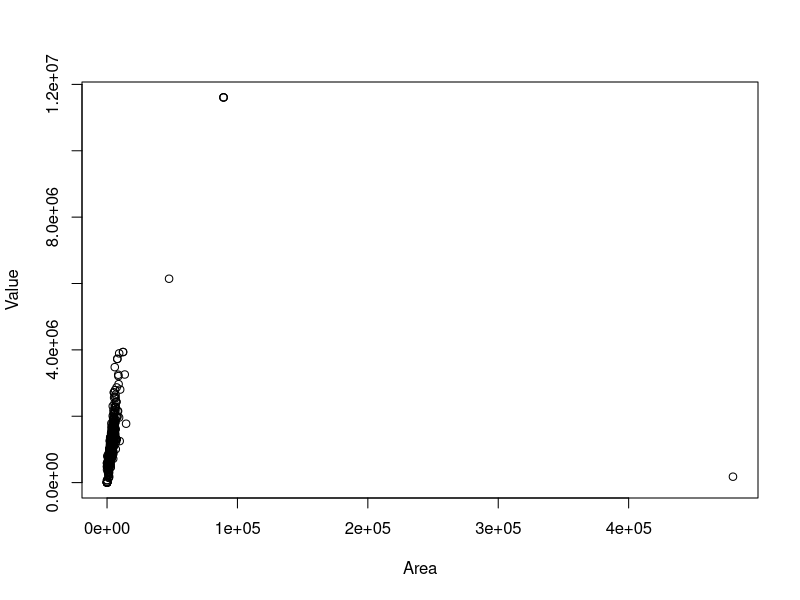
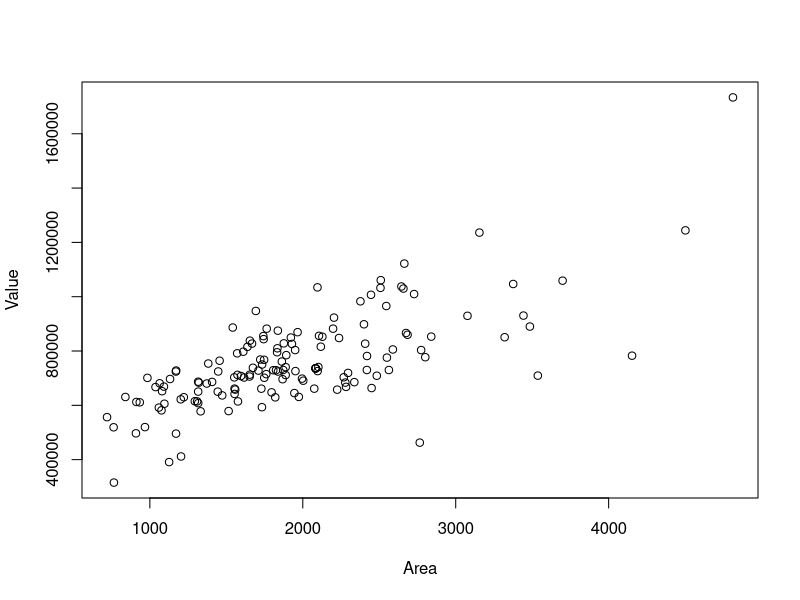
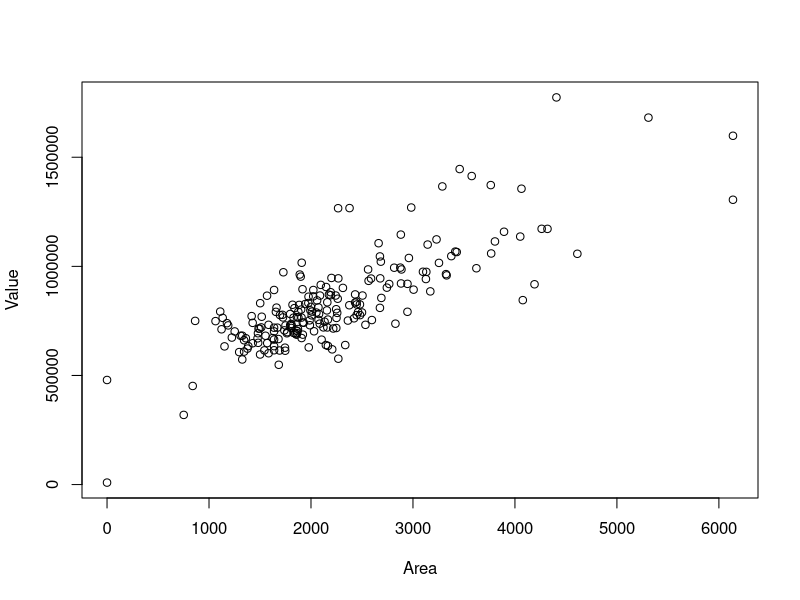
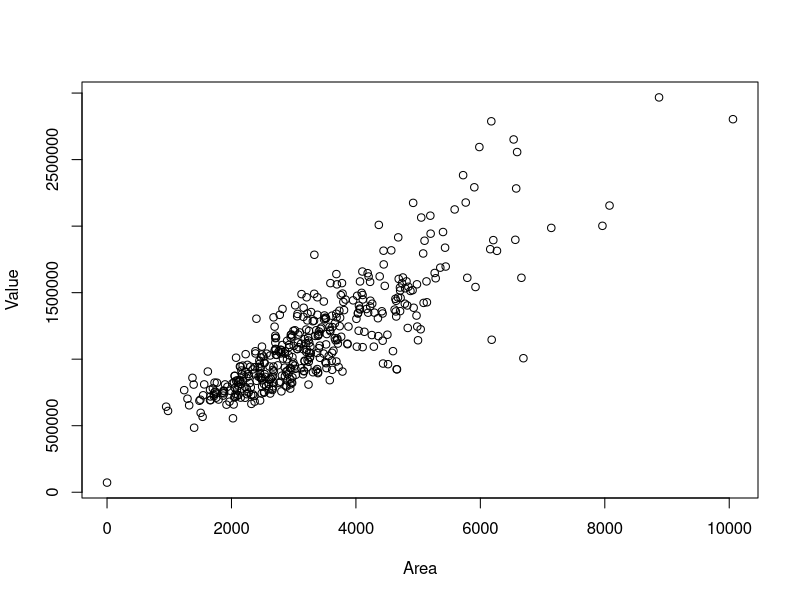
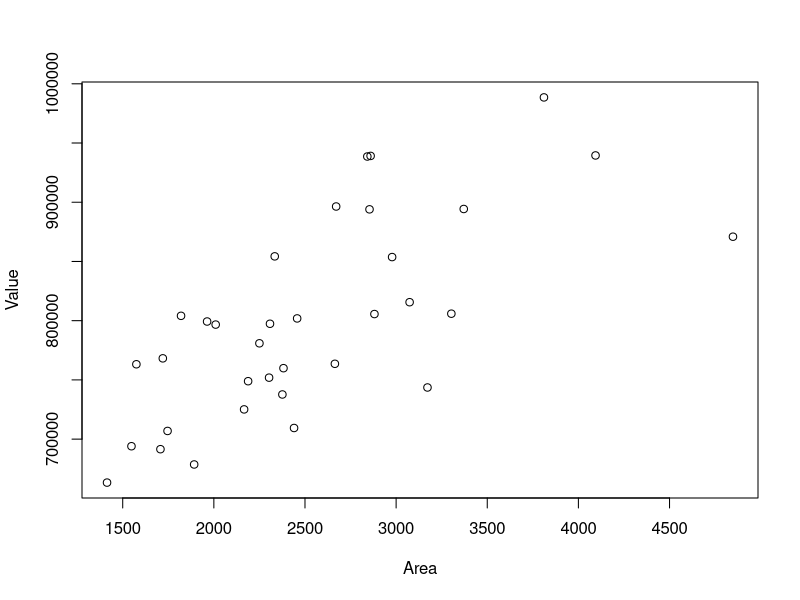
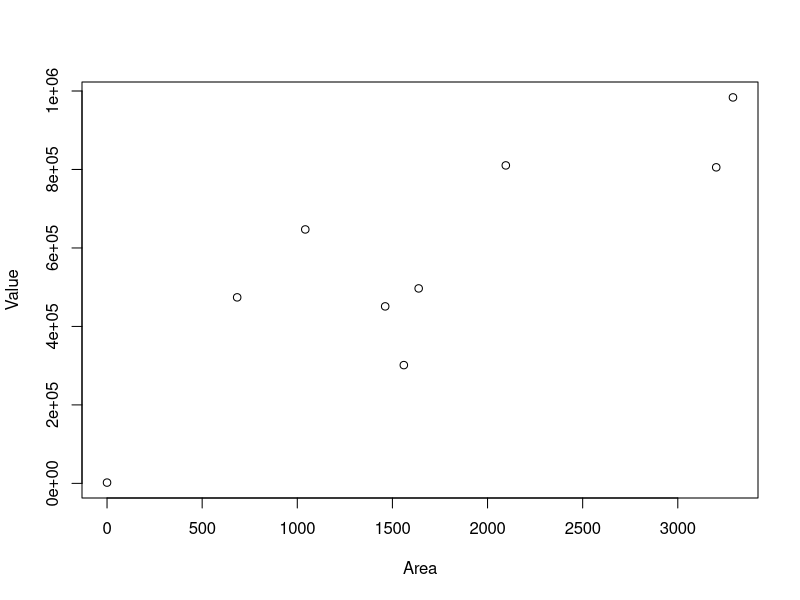
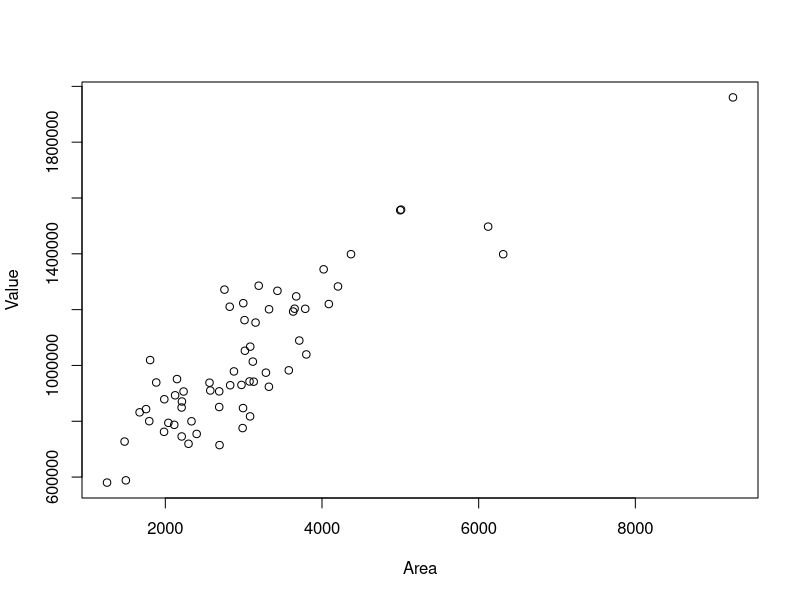
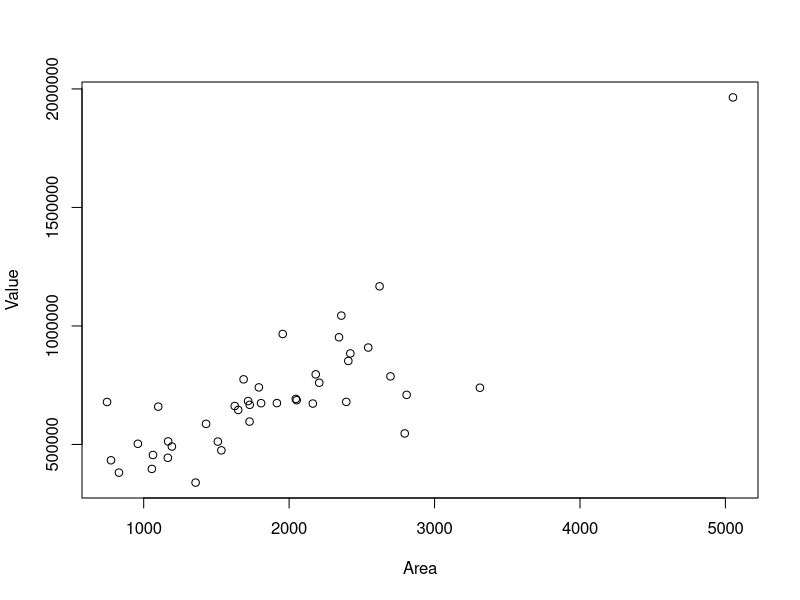

Source code (R) for these figures, in order:
# Real Estate analysis
# 15-Sep-2024

 # SETUP ####
# load packages
library(lubridate)
library(readxl)
library(ggplot2)
library(tidyr)
library(effects)
library(dplyr)
library(zoo) # rollmean
 
 
# Import Data
D <- read.csv("wenham_fy24.csv")

# Separate types
Ra <- D[D$Type=='RANCH', ]
Cp <- D[D$Type=='CAPE', ]
Co <- D[D$Type=='COLONIAL', ]
Sl <- D[D$Type=='SPLIT LEVL', ]
Bu <- D[D$Type=='BUNGALOW', ]
Aq <- D[D$Type=='ANTIQUE', ]
Cv <- D[D$Type=='CONVENTONL', ]
Se <- D[D$Type=='SPLIT ENT', ]
Os <- D[D$Type=='OLD STYLE', ]
Cn <- D[D$Type=='CONDO', ]
Cy <- D[D$Type=='CONTEMPORY', ]
Es <- D[D$Type=='ESTATE', ]

plot(Value ~ Area, data=D)
plot(Value ~ Area, data=Ra)
plot(Value ~ Area, data=Cp)
plot(Value ~ Area, data=Co)
plot(Value ~ Area, data=Sl)
plot(Value ~ Area, data=Bu)
plot(Value ~ Area, data=Aq)
plot(Value ~ Area, data=Cv)
plot(Value ~ Area, data=Se)
plot(Value ~ Area, data=Os)
plot(Value ~ Area, data=Cn)
plot(Value ~ Area, data=Cy)
plot(Value ~ Area, data=Es)

######### All
lm_faD <- lm(Value ~ Area, data=D)
summary(lm_faD)
plot(allEffects(lm_faD))

glm_faD <- glm(Value ~ Area + BD + BA + Plot + Type + Plot, family=gaussian, data=D)
summary(glm_faD)
plot(allEffects(glm_faD))

#newdata=data.frame(nickel=c(80, 90, 99, 100, 101, 110))
#predict(glm_nickel, newdata, type="response") # odds of getting migraine given levels of nickel intake (ug)

######### Ranch
lm_faRa <- lm(Value ~ Area, data=Ra)
summary(lm_faRa)
plot(allEffects(lm_faRa))

plot(Value ~ Area, data=Ra)
abline(lm_faRa)

glm_Ra <- glm(Value ~ Area + BD + BA + Plot, family=gaussian, data=Ra)
summary(glm_Ra)
plot(allEffects(glm_Ra))

new_fa=data.frame(Area=c(0, 5000))
new_Ra=predict(lm_faRa, new_fa, type="response")

######### Cape
lm_faCp <- lm(Value ~ Area, data=Cp)
summary(lm_faCp)
plot(allEffects(lm_faCp))

glm_Cp <- glm(Value ~ Area + BD + BA + Plot, family=gaussian, data=Cp)
summary(glm_Cp)
plot(allEffects(glm_Cp))

######### Colonial
lm_faCo <- lm(Value ~ Area, data=Co)
summary(lm_faCo)
plot(allEffects(lm_faCo))

glm_Co <- glm(Value ~ Area + BD + BA + Plot, family=gaussian, data=Co)
summary(glm_Co)
plot(allEffects(glm_Co))

######### Split Level
lm_faSl <- lm(Value ~ Area, data=Sl)
summary(lm_faSl)
plot(allEffects(lm_faSl))

glm_Sl <- glm(Value ~ Area + BD + BA + Plot, family=gaussian, data=Sl)
summary(glm_Sl)
plot(allEffects(glm_Sl))

######### BUNGALOW
lm_faBu <- lm(Value ~ Area, data=Bu)
summary(lm_faBu)
plot(allEffects(lm_faBu))

glm_Bu <- glm(Value ~ Area + BD + BA + Plot, family=gaussian, data=Bu)
summary(glm_Bu)
plot(allEffects(glm_Bu))

######### Split Entry
lm_faSe <- lm(Value ~ Area, data=Se)
summary(lm_faSe)
plot(allEffects(lm_faSe))

glm_Se <- glm(Value ~ Area + BD + BA + Plot, family=gaussian, data=Se)
summary(glm_Se)
plot(allEffects(glm_Se))


######### 
#Aq <- D[D$Type=='ANTIQUE', ]
#Cv <- D[D$Type=='CONVENTONL', ]
#Se <- D[D$Type=='SPLIT ENT', ]
#Os <- D[D$Type=='OLD STYLE', ]
#Cn <- D[D$Type=='CONDO', ]
#Cy <- D[D$Type=='CONTEMPORY', ]
#Es <- D[D$Type=='ESTATE', ]



#############Summarize

##### Ranch v Cape
plot(Ra$Area, Ra$Value, type="n", xlim=c(500, 3500), ylim=c(200000, 1200000), 
     xlab="Finished Area, sqft", ylab="Total Assesed Value, $", main="Wenham Neighborhood 2000")
lines(Ra$Area, Ra$Value, type="p", pch=1, col="red")
abline(lm_faRa, col="red")
lines(Cp$Area, Cp$Value, type="p", pch=2, col="blue")
abline(lm_faCp, col="blue")
legend("topleft", legend=c("Ranch", "Cape"),
       col=c("red", "blue"), lty=1)

##### Ranch v Split Entry
plot(Ra$Area, Ra$Value, type="n", xlim=c(500, 3500), ylim=c(200000, 1200000), 
     xlab="Finished Area, sqft", ylab="Total Assesed Value, $", main="Wenham Neighborhood 2000")
lines(Ra$Area, Ra$Value, type="p", pch=1, col="red")
abline(lm_faRa, col="red")
lines(Se$Area, Se$Value, type="p", pch=5, col="orange")
abline(lm_faSe, col="orange")
legend("topleft", legend=c("Ranch", "Split Entry"),
       col=c("red", "orange"), lty=1)

# Create an empty plot
plot(Ra$Area, Ra$Value, type="n", xlim=c(500, 3500), ylim=c(200000, 1200000), 
     xlab="Finished Area, sqft", ylab="Total Assesed Value, $", main="Wenham Neighborhood 2000")
abline(lm_faRa, col="red")
abline(lm_faCp, col="blue")
abline(lm_faCo, col="green")
abline(lm_faSl, col="black")
abline(lm_faBu, col="pink")
abline(lm_faSe, col="orange")
legend("topleft", legend=c("Ranch", "Cape", "Colonial", "Split Level", "Bungalow", "Split Entry"),
       col=c("red", "blue", "green", "black", "pink", "orange"), lty=1)
